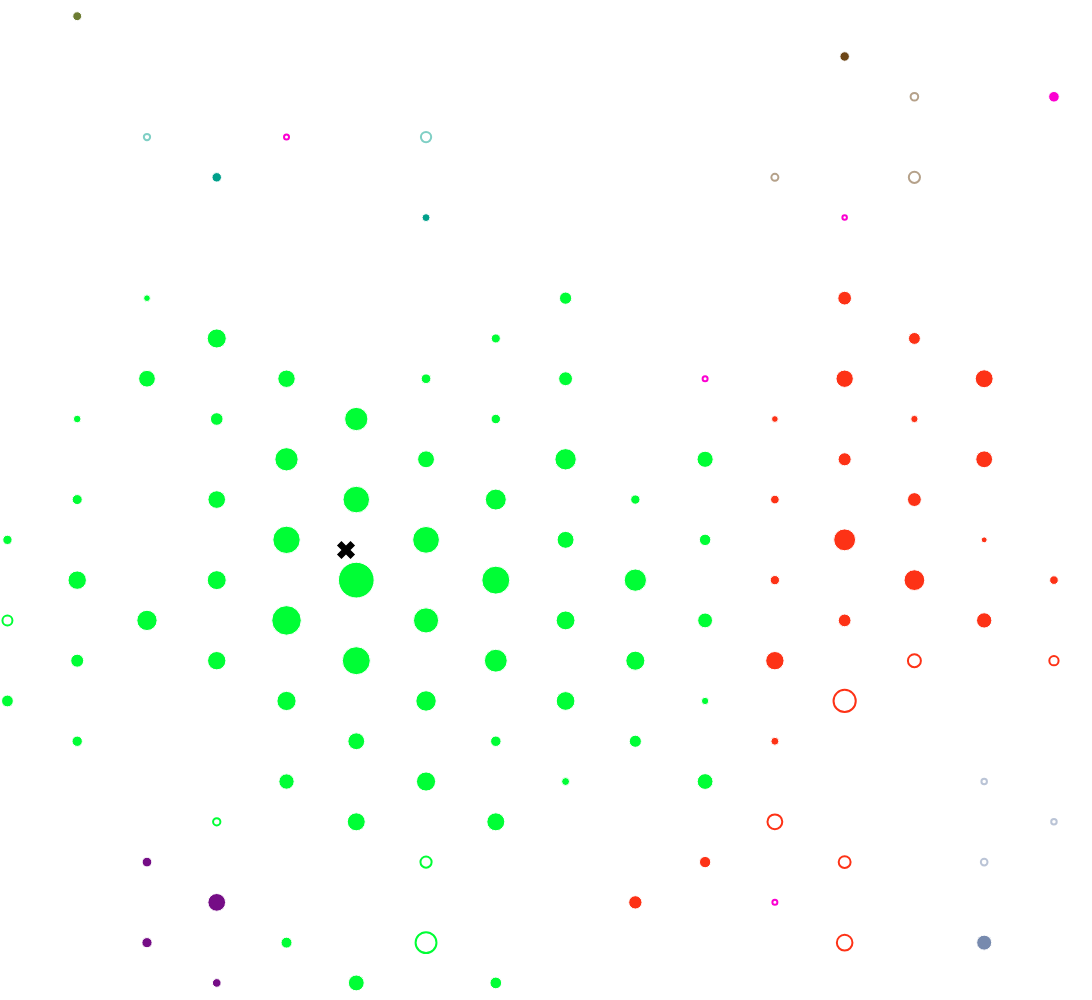

The cell this chart's notebook holds for it:
### Code cell
fig = makeFig(10)
z = evt.leading_trackster.barycenter_z
widthInDataCoordsNarrow = 10
def xyFromEtaPhi(eta, phi):
    r_sintheta = z * 2* math.exp(eta) / (math.exp(2*eta) - 1)
    return r_sintheta * math.cos(phi), r_sintheta * math.sin(phi)
center_x, center_y = xyFromEtaPhi(evt.leading_trackster.barycenter_eta, evt.leading_trackster.barycenter_phi)
center_x += 2
fig.update_layout(xaxis_range=[center_x-widthInDataCoordsNarrow/2, center_x+widthInDataCoordsNarrow/2], yaxis_range=[center_y-widthInDataCoordsNarrow*0.45, center_y+widthInDataCoordsNarrow*0.55],
                  )
